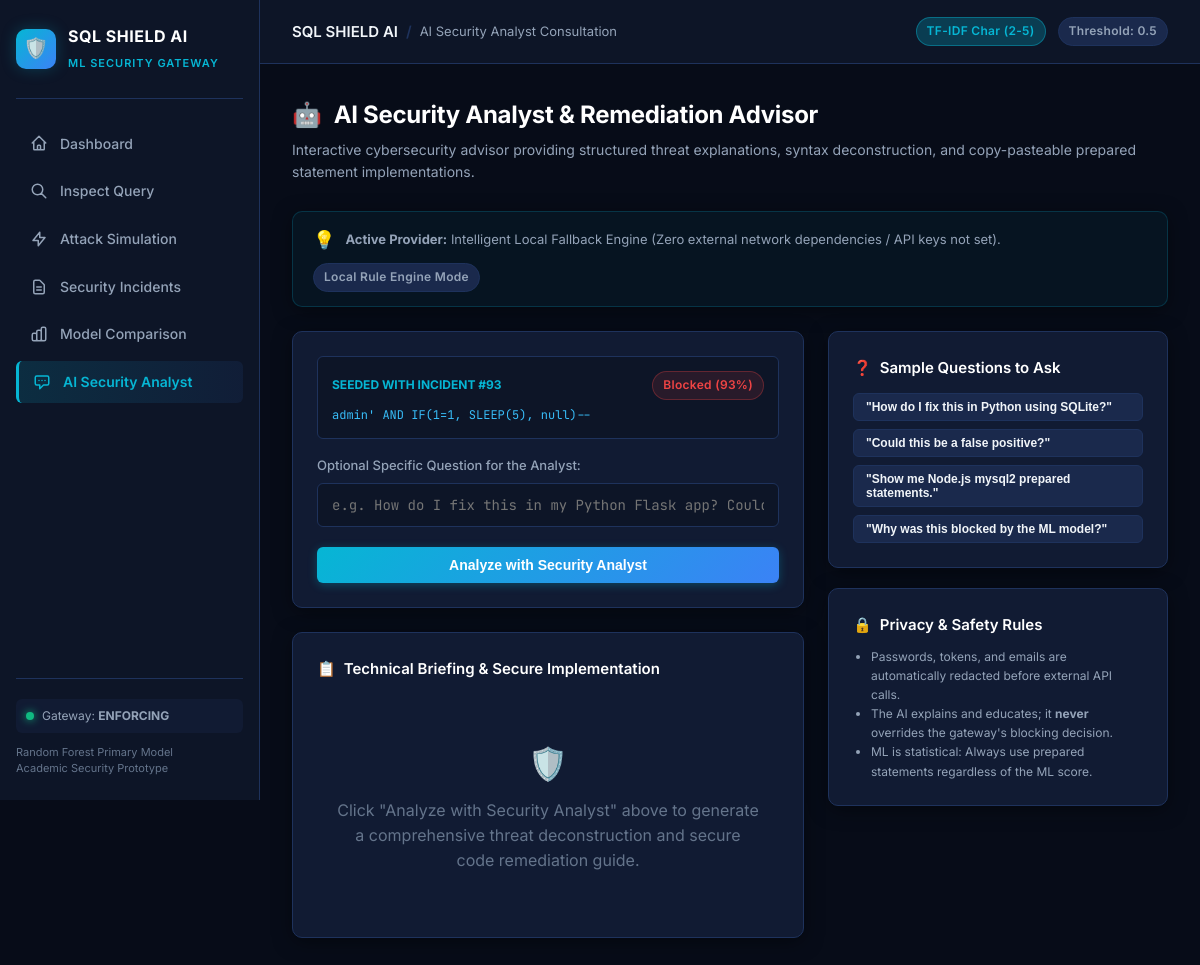
The page /analyst?incident_id=93 on the database its author committed.
### tables this page shows
CREATE TABLE incidents (
    id INTEGER PRIMARY KEY AUTOINCREMENT,
    timestamp TEXT NOT NULL,
    submitted_input TEXT NOT NULL,
    predicted_class TEXT NOT NULL,
    model_used TEXT NOT NULL,
    score REAL,
    action_taken TEXT NOT NULL,
    severity TEXT NOT NULL,
    explanation TEXT,
    mitigation TEXT
);

### app.py (the view)
@app.get("/analyst")
def analyst_page():
    incident_id = request.args.get("incident_id")
    incident = None
    if incident_id and incident_id.isdigit():
        incident = get_incident(int(incident_id))
    return render_template(
        "analyst.html",
        active="analyst",
        initial_incident=incident,
        config=config,
    )

### database/db.py (called while the page is built)
def get_connection():
    conn = sqlite3.connect(DB_PATH)
    conn.row_factory = sqlite3.Row
    return conn

def get_incident(incident_id):
    with get_connection() as conn:
        row = conn.execute(
            "SELECT * FROM incidents WHERE id = ?", (int(incident_id),)
        ).fetchone()
        return dict(row) if row else None

### templates/analyst.html (shortened to what this page needs)
{% extends "base.html" %}
{% block breadcrumb %}AI Security Analyst Consultation{% endblock %}
{% block content %}
<div class="page-header">
  <h1 class="page-title">
    <span>🤖</span> AI Security Analyst & Remediation Advisor
  </h1>
  <p class="page-subtitle">
    Interactive cybersecurity advisor providing structured threat explanations, syntax deconstruction, and copy-pasteable prepared statement implementations.
  </p>
</div>
<div class="card" style="margin-bottom: 24px; padding: 14px 20px; background: rgba(6, 182, 212, 0.05); border-color: rgba(6, 182, 212, 0.2);">
  <div style="display:flex; justify-content:space-between; align-items:center; flex-wrap:wrap; gap:10px;">
    <div style="display:flex; align-items:center; gap:10px;">
      <span style="font-size:18px;">💡</span>
      <span style="font-size:13px; color:var(--text-secondary);">
        {% if config.GEMINI_API_KEY and config.GROQ_API_KEY %}
        <strong>Provider order:</strong> Google Gemini ({{ config.GEMINI_MODEL }}) → Groq ({{ config.GROQ_MODEL }}), with automatic sensitive data redaction.
        {% elif config.GEMINI_API_KEY %}
        <strong>Configured provider:</strong> Google Gemini API ({{ config.GEMINI_MODEL }}) with automatic sensitive data redaction.
        {% elif config.GROQ_API_KEY %}
        <strong>Configured provider:</strong> Groq API ({{ config.GROQ_MODEL }}) with automatic sensitive data redaction.
        {% else %}
        <strong>Active Provider:</strong> Intelligent Local Fallback Engine (Zero external network dependencies / API keys not set).
        {% endif %}
      </span>
    </div>
    <span class="badge {{ 'badge-cyan' if (config.GEMINI_API_KEY or config.GROQ_API_KEY) else 'badge-neutral' }}">
      {{ 'Online AI Mode' if (config.GEMINI_API_KEY or config.GROQ_API_KEY) else 'Local Rule Engine Mode' }}
    </span>
  </div>
</div>
<div class="grid-sidebar-layout">
  <div>
    <div class="card" style="margin-bottom: 24px;">
      <form id="analyst-form" {% if initial_incident %}data-incident-id="{{ initial_incident.id }}"{% endif %}>
        {% if initial_incident %}
        <div style="background:var(--bg-secondary); padding:14px; border-radius:6px; margin-bottom:16px; border:1px solid var(--border-color);">
          <div style="display:flex; justify-content:space-between; align-items:center; margin-bottom:6px;">
            <span style="font-size:12px; font-weight:700; color:var(--accent-cyan);">SEEDED WITH INCIDENT #{{ initial_incident.id }}</span>
            <span class="badge {{ 'badge-block' if initial_incident.action_taken == 'Blocked' else 'badge-allow' }}">
              {{ initial_incident.action_taken }} ({{ (initial_incident.score * 100)|round|int }}%)
            </span>
          </div>
          <div class="code-cell" style="max-width:100%; white-space:normal; font-size:12px; color:#38bdf8;">
            {{ initial_incident.submitted_input }}
          </div>
        </div>
        {% else %}
        <div class="form-group">
          <label class="form-label">SQL Statement or Web Input to Analyze:</label>
          <textarea id="analyst-query" class="form-control" rows="4" placeholder="Enter SQL query to analyze, e.g. SELECT * FROM users WHERE id = 1 OR 1=1 --"></textarea>
        </div>
        {% endif %}
        <div class="form-group">
          <label class="form-label">Optional Specific Question for the Analyst:</label>
          <input type="text" id="analyst-question" class="form-control" placeholder="e.g. How do I fix this in my Python Flask app? Could this be a false positive?">
        </div>
        <button type="submit" id="btn-analyst-submit" class="btn btn-primary" style="width:100%;">
          Analyze with Security Analyst
        </button>
      </form>
    </div>
    <div class="card">
      <div class="card-header">
        <div class="card-title">
          <span>📋</span> Technical Briefing & Secure Implementation
        </div>
      </div>
      <div id="analyst-output-box">
        <div style="color:var(--text-muted); text-align:center; padding:40px 20px;">
          <div style="font-size:32px; margin-bottom:10px;">🛡️</div>
          Click "Analyze with Security Analyst" above to generate a comprehensive threat deconstruction and secure code remediation guide.
        </div>
      </div>
    </div>
  </div>
  <div style="display:flex; flex-direction:column; gap:20px;">
    <div class="card">
      <div class="card-title" style="margin-bottom:14px;">
        <span>❓</span> Sample Questions to Ask
      </div>
      <div style="display:flex; flex-direction:column; gap:8px;">
        <button class="btn btn-secondary btn-sm" style="text-align:left; justify-content:flex-start;" onclick="document.getElementById('analyst-question').value = 'How do I fix this in Python using SQLite?';">
          "How do I fix this in Python using SQLite?"
        </button>
        <button class="btn btn-secondary btn-sm" style="text-align:left; justify-content:flex-start;" onclick="document.getElementById('analyst-question').value = 'Could this classification be a false positive?';">
          "Could this be a false positive?"
        </button>
        <button class="btn btn-secondary btn-sm" style="text-align:left; justify-content:flex-start;" onclick="document.getElementById('analyst-question').value = 'Show me Node.js mysql2 prepared statements for this.';">
          "Show me Node.js mysql2 prepared statements."
        </button>
        <button class="btn btn-secondary btn-sm" style="text-align:left; justify-content:flex-start;" onclick="document.getElementById('analyst-question').value = 'Why was this blocked by the ML model?';">
          "Why was this blocked by the ML model?"
        </button>
      </div>
    </div>
    <div class="card">
      <div class="card-title" style="margin-bottom:10px;">
        <span>🔒</span> Privacy & Safety Rules
      </div>
      <ul style="font-size:12px; color:var(--text-secondary); line-height:1.6; margin-left:18px;">
        <li>Passwords, tokens, and emails are automatically redacted before external API calls.</li>
        <li>The AI explains and educates; it <strong>never</strong> overrides the gateway's blocking decision.</li>
        <li>ML is statistical: Always use prepared statements regardless of the ML score.</li>
      </ul>
    </div>
  </div>
</div>
{% endblock %}

### static/css/style.css (style rules this page uses)
:root { --bg-primary: #070c18; --bg-secondary: #0d1527; --bg-card: #111b33; --bg-card-hover: #162342; --bg-surface: #1a294c; --border-color: #1e325c; --border-light: rgba(255, 255, 255, 0.08); --text-primary: #f1f5f9; --text-secondary: #94a3b8; --text-muted: #64748b; --accent-cyan: #06b6d4; --accent-cyan-glow: rgba(6, 182, 212, 0.25); --accent-blue: #3b82f6; --accent-blue-glow: rgba(59, 130, 246, 0.25); --accent-indigo: #6366f1; --status-allow: #10b981; --status-allow-bg: rgba(16, 185, 129, 0.12); --status-allow-border: rgba(16, 185, 129, 0.3); --status-block: #ef4444; --status-block-bg: rgba(239, 68, 68, 0.12); --status-block-border: rgba(239, 68, 68, 0.3); --status-warn: #f59e0b; --status-warn-bg: rgba(245, 158, 11, 0.12); --status-warn-border: rgba(245, 158, 11, 0.3); --font-sans: 'Inter', -apple-system, BlinkMacSystemFont, 'Segoe UI', Roboto, sans-serif; --font-mono: 'JetBrains Mono', 'Fira Code', monospace; --radius-sm: 6px; --radius-md: 10px; --radius-lg: 14px; --transition: all 0.2s cubic-bezier(0.16, 1, 0.3, 1); --shadow-card: 0 4px 20px -2px rgba(0, 0, 0, 0.5); --shadow-glow: 0 0 25px rgba(6, 182, 212, 0.15); }
*, *::before, *::after { box-sizing: border-box; margin: 0; padding: 0; }
body { background-color: var(--bg-primary); color: var(--text-primary); font-family: var(--font-sans); line-height: 1.55; display: flex; min-height: 100vh; -webkit-font-smoothing: antialiased; }
.page-header { margin-bottom: 28px; }
.page-title { font-size: 24px; font-weight: 700; color: #fff; letter-spacing: -0.3px; display: flex; align-items: center; gap: 12px; }
.page-subtitle { color: var(--text-secondary); font-size: 14px; margin-top: 6px; }
.grid-sidebar-layout { display: grid; grid-template-columns: 1fr 340px; gap: 24px; margin-bottom: 24px; }
.card { background: var(--bg-card); border: 1px solid var(--border-color); border-radius: var(--radius-md); padding: 24px; box-shadow: var(--shadow-card); transition: var(--transition); position: relative; overflow: hidden; }
.card-header { display: flex; align-items: center; justify-content: space-between; margin-bottom: 18px; }
.card-title { font-size: 15px; font-weight: 600; color: #fff; display: flex; align-items: center; gap: 8px; }
.badge { display: inline-flex; align-items: center; gap: 6px; padding: 4px 10px; border-radius: 999px; font-size: 12px; font-weight: 600; letter-spacing: 0.3px; }
.badge-block { background: var(--status-block-bg); color: var(--status-block); border: 1px solid var(--status-block-border); }
.badge-neutral { background: var(--bg-surface); color: var(--text-secondary); border: 1px solid var(--border-color); }
.form-group { margin-bottom: 20px; }
.form-label { display: block; font-size: 13px; font-weight: 500; color: var(--text-secondary); margin-bottom: 8px; }
textarea.form-control, input.form-control, select.form-control { width: 100%; background: var(--bg-secondary); border: 1px solid var(--border-color); color: var(--text-primary); border-radius: var(--radius-sm); padding: 12px 14px; font-size: 14px; font-family: var(--font-mono); transition: var(--transition); outline: none; }
.btn { display: inline-flex; align-items: center; justify-content: center; gap: 8px; padding: 10px 18px; border-radius: var(--radius-sm); font-size: 14px; font-weight: 600; cursor: pointer; border: none; transition: var(--transition); text-decoration: none; }
.btn-primary { background: linear-gradient(135deg, var(--accent-cyan), var(--accent-blue)); color: #fff; box-shadow: 0 2px 10px rgba(6, 182, 212, 0.3); }
.btn-secondary { background: var(--bg-surface); color: var(--text-primary); border: 1px solid var(--border-color); }
.btn-sm { padding: 6px 12px; font-size: 12px; }
.code-cell { font-family: var(--font-mono); font-size: 12px; color: #38bdf8; max-width: 320px; white-space: nowrap; overflow: hidden; text-overflow: ellipsis; }

### rows shown on the page
incidents: id "93", action_taken "Blocked", (initial_incident.score*100)|round|int "93", submitted_input "admin' AND IF(1=1, SLEEP(5), null)--"

### other values the page prints
{{ config.DEFAULT_THRESHOLD }} "0.5"
